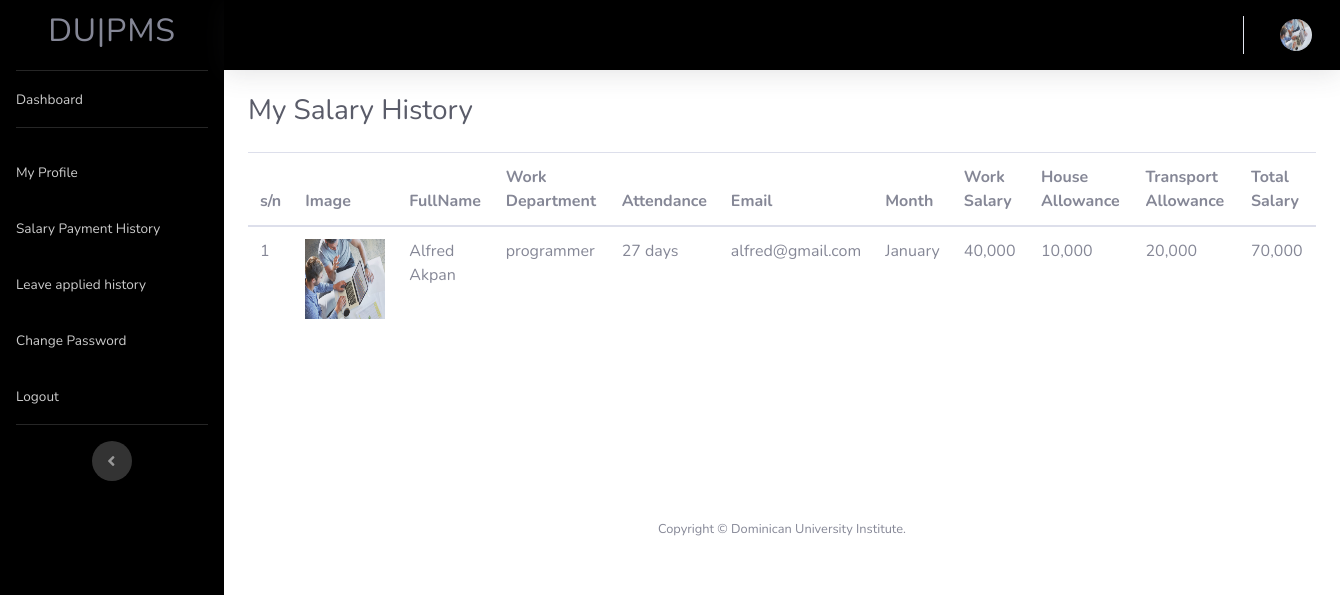
/erms/salaryhis.php (signed in), run on the app's committed database.
### tables this page shows
CREATE TABLE `empprofile` (
  `ID` int(250) NOT NULL,
  `profilpic` varchar(20) NOT NULL,
  `Firstname` varchar(250) NOT NULL,
  `Lastname` varchar(250) NOT NULL,
  `Empcode` int(250) NOT NULL,
  `EmpDept` varchar(250) NOT NULL,
  `EmpDesignation` varchar(250) NOT NULL,
  `EmpContactNo` varchar(250) NOT NULL,
  `email` varchar(250) NOT NULL,
  `gender` varchar(250) NOT NULL,
  `password` varchar(250) NOT NULL,
  `EmpJoingdate` varchar(250) NOT NULL
);

CREATE TABLE `salary` (
  `ID` int(250) NOT NULL,
  `profilpic` varchar(200) NOT NULL,
  `Fullname` varchar(200) NOT NULL,
  `wd` varchar(200) NOT NULL,
  `Hours` varchar(200) NOT NULL,
  `email` varchar(200) NOT NULL,
  `month` varchar(250) NOT NULL,
  `rate` varchar(200) NOT NULL,
  `ha` varchar(200) NOT NULL,
  `ta` varchar(200) NOT NULL,
  `salary` varchar(200) NOT NULL,
  `paydate` varchar(250) NOT NULL
);

### erms/salaryhis.php (the view, shortened to what this page needs)
<?php
include('includes/dbconnection.php');
 ?>
<!DOCTYPE html>
<html lang="en">
<head>
  <link href="vendor/fontawesome-free/css/all.min.css" rel="stylesheet" type="text/css">
  <link href="css/sb-admin-2.min.css" rel="stylesheet">
</head>
<body id="page-top">
  <div id="wrapper">
  <?php include_once('includes/sidebar.php')?>
      <div id="content">
         <?php include_once('includes/header.php')?>
        <div class="container-fluid">
          <h1 class="h3 mb-4 text-gray-800">My Salary History</h1>
                  <table class="table table-hover" id="sample-table-1">
<thead>
<tr>
<th class="center">s/n</th>
<th>Image</th>
<th>FullName</th>
<th>Work Department</th>
<th>Attendance</th>
 <th>Email </th>
  <th>Month </th>
<th>Work Salary</th>
<th>House Allowance</th>
<th>Transport Allowance</th>
<th>Total Salary</th>
</tr>
</thead>
<tbody>
<?php
$empid=$_SESSION['uid'];
$query= "SELECT * FROM salary WHERE ID='$empid'";
$sql=mysqli_query($con, $query);
$cnt=1;
if (mysqli_num_rows($sql)>0)
{
 foreach ($sql as $salary) {
?>
<tr>
	<td><?php echo $cnt;?></td>
  <td><img src="img/emprofilepic/<?= $salary['profilpic'];?>" width="80" height="80"></td>
	<td><?= $salary['Fullname']?></td>
	<td><?= $salary['wd']?></td>
	<td><?= $salary['Hours']?></td>
	<td><?= $salary['email']?></td>
  <td><?= $salary['month']?></td>
	<td><?= $salary['rate']?></td>
	<td><?= $salary['ha']?></td>
	<td><?= $salary['ta']?></td>
	<td><?= $salary['salary']?></td>
</tr>
<?php
$cnt=$cnt+1;
 }
   }
      ?>
</tbody>
</table>
        </div>
      <br><br><br><br><br><br>
   <?php include_once('includes/footer.php');?>
  </div>
</body>
</html>

### erms/includes/header.php (shortened to what this page needs)
<?php
include('includes/dbconnection.php');
 ?>
 <nav class="navbar navbar-expand navbar-light  topbar mb-4 static-top shadow" style="background-color: black;">
          <ul class="navbar-nav ml-auto">
            <li class="nav-item dropdown no-arrow">
              <div class="nav-link dropdown-toggle" href="#" id="userDropdown" role="button" data-toggle="dropdown" aria-haspopup="true" aria-expanded="false">
<?php
$empid=$_SESSION['uid'];
$ret=mysqli_query($con, "SELECT * FROM empprofile WHERE ID='$empid'");
$row=mysqli_fetch_array($ret);
$img=$row['profilpic'];
?>
                <img  class="img-profile rounded-circle" src="img/emprofilepic/<?= $img ?>" alt="profilpic" width="100" height="50">
              </div>
            </li>
          </ul>
        </nav>

### data on the page
empprofile: profilpic (picture)
salary: profilpic (picture), Fullname "Alfred Akpan", wd "programmer", Hours "27 days", email "alfred@gmail.com", month "January", rate "40,000", ha "10,000", ta "20,000", salary "70,000"
